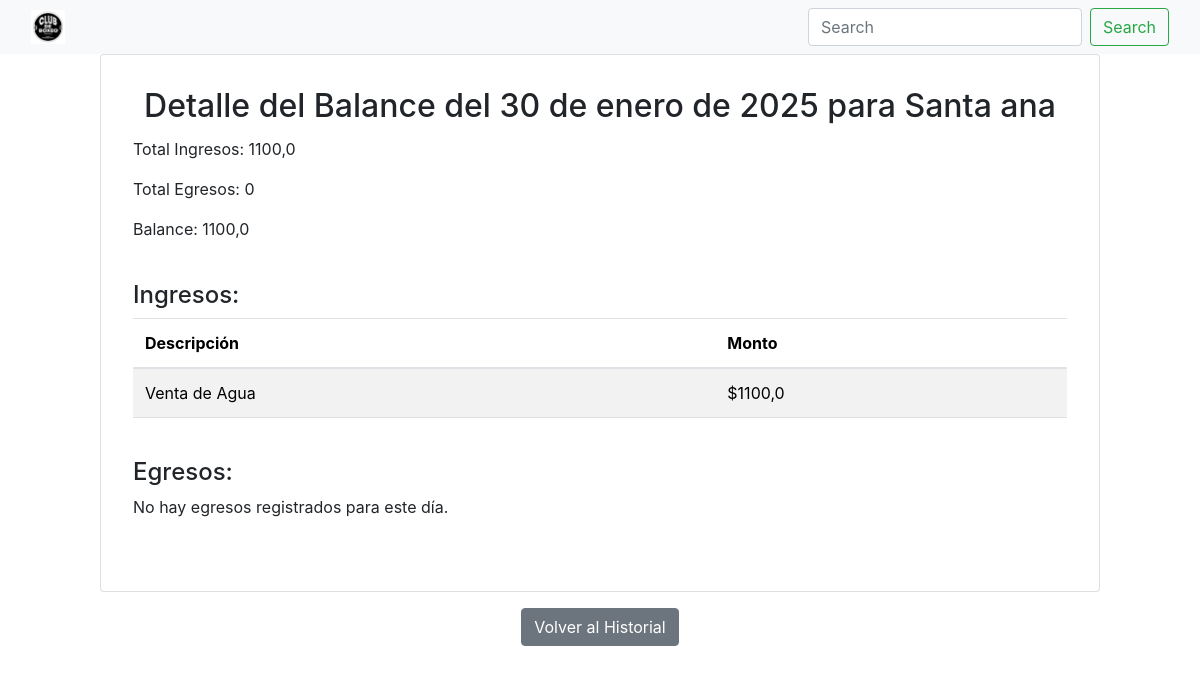
Page /detalle_balance/1/ on the earlier database version.
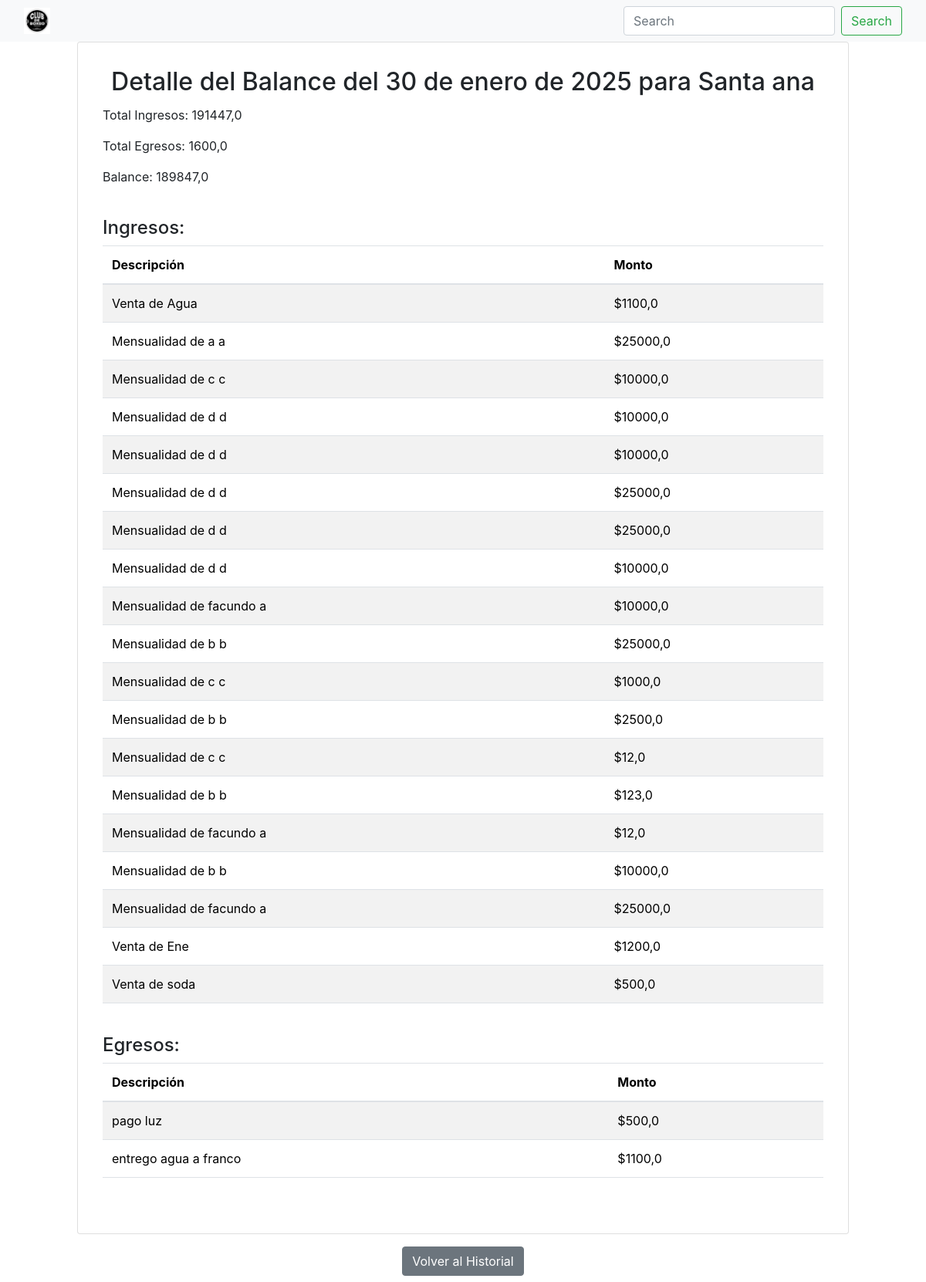
Same page on the later database version.
### gimnasio/models.py (models this page shows, shortened)
class BalanceDiario(models.Model):
    gimnasio = models.ForeignKey('Gimnasio', on_delete=models.CASCADE, related_name='balances')
    fecha = models.DateField(default=date.today)
    total_ingresos = models.FloatField(null=True, blank=True)
    total_egresos = models.FloatField(null=True, blank=True)
    balance = models.FloatField(null=True, blank=True)
    class Meta:
        db_table = 'Balance Diarios'
        verbose_name = 'Balance Diario'
        verbose_name_plural = 'Balance Diarios'

class ingresos(models.Model):
    descripcion = models.CharField(max_length=255)
    monto = models.FloatField(null=True, blank=True)
    tipo_ingreso = models.CharField(max_length=20)
    fecha = models.DateField()
    gimnasio = models.ForeignKey(Gimnasio, on_delete=models.CASCADE, related_name="ingresos",default=None)
    class Meta:
        db_table = 'ingresos'
        verbose_name = 'ingreso'
        verbose_name_plural = 'ingresos'

class Gimnasio(models.Model):
    direccion = models.CharField(max_length=255)
    class Meta:
        db_table = 'Gimnasios'
        verbose_name = 'Gimnasio'
        verbose_name_plural = 'Gimnasios'

class egreso(models.Model):
    descripcion = models.CharField(max_length=255)
    monto = models.FloatField(null=True, blank=True)
    tipo_ingreso = models.CharField(max_length=20)
    fecha = models.DateField()
    gimnasio = models.ForeignKey(Gimnasio, on_delete=models.CASCADE, related_name="egreso",default=None)
    class Meta:
        db_table = 'egresos'
        verbose_name = 'egreso'
        verbose_name_plural = 'egresos'

### gimnasio/views.py (the view)
# urls.py: path('detalle_balance/<int:balance_id>/', views.detalle_balance, name='detalle_balance'),
def detalle_balance(request, balance_id):
    balance = get_object_or_404(BalanceDiario, id=balance_id)
    ingresos_hoy = ingresos.objects.filter(gimnasio=balance.gimnasio, fecha=balance.fecha)
    egresos_hoy = egreso.objects.filter(gimnasio=balance.gimnasio, fecha=balance.fecha)
    context = {
        'balance': balance,
        'ingresos': ingresos_hoy,
        'egresos': egresos_hoy,
    }
    return render(request, 'detalle_balance.html', context)

### gimnasio/templates/detalle_balance.html (shortened to what this page needs)
{% extends "base.html" %}
{% load static %}
{% block content %}
<!DOCTYPE html>
<html lang="es">
<head>
    <link rel="stylesheet" href="https://stackpath.bootstrapcdn.com/bootstrap/4.5.2/css/bootstrap.min.css">
</head>
<body>
    <div class="center-container">
      <div class="card">
        <div class="card-body">
           <h2 class="card-title text-center">Detalle del Balance del {{ balance.fecha }} para {{ balance.gimnasio.direccion }}</h2>
           <div class="balance-section">
              <p>Total Ingresos: {{ balance.total_ingresos|default:"0" }}</p>
              <p>Total Egresos: {{ balance.total_egresos|default:"0" }}</p>
              <p>Balance: {{ balance.balance|default:"0" }}</p>
           </div>
           <div class="balance-section">
             <h4>Ingresos:</h4>
                {% if ingresos %}
                <div class="table-container">
                    <table class="table table-striped">
                        <thead>
                            <tr>
                                <th>Descripción</th>
                                <th>Monto</th>
                            </tr>
                        </thead>
                        <tbody>
                             {% for ingreso in ingresos %}
                            <tr>
                                <td>{{ ingreso.descripcion }}</td>
                                <td>${{ ingreso.monto }}</td>
                             </tr>
                              {% endfor %}
                        </tbody>
                    </table>
               </div>
                {% else %}
                <p>No hay ingresos registrados para este día.</p>
                 {% endif %}
            </div>
             <div class="balance-section">
                 <h4>Egresos:</h4>
                   {% if egresos %}
                   <div class="table-container">
                        <table class="table table-striped">
                            <thead>
                                <tr>
                                    <th>Descripción</th>
                                    <th>Monto</th>
                                </tr>
                            </thead>
                            <tbody>
                                {% for egreso in egresos %}
                                 <tr>
                                     <td>{{ egreso.descripcion }}</td>
                                     <td>${{ egreso.monto }}</td>
                                 </tr>
                              {% endfor %}
                             </tbody>
                        </table>
                   </div>
                    {% else %}
                       <p>No hay egresos registrados para este día.</p>
                    {% endif %}
             </div>
          </div>
      </div>
      <div class="button-container">
           <a href="{% url 'historial_balances' %}" class="btn btn-secondary">Volver al Historial</a>
       </div>
    </div>
</body>
</html>
{% endblock %}

Differences in the rows shown:
changed BalanceDiario "Santa ana": total_ingresos "1100,0" → "191447,0"; total_egresos "0" → "1600,0"; balance "1100,0" → "189847,0"
added ingresos: descripcion "Mensualidad de a a", monto "25000,0"
added ingresos: descripcion "Mensualidad de c c", monto "10000,0"
added ingresos: descripcion "Mensualidad de d d", monto "10000,0"
added ingresos: descripcion "Mensualidad de d d", monto "10000,0"
added ingresos: descripcion "Mensualidad de d d", monto "25000,0"
added ingresos: descripcion "Mensualidad de d d", monto "25000,0"
added ingresos: descripcion "Mensualidad de d d", monto "10000,0"
added ingresos: descripcion "Mensualidad de facundo a", monto "10000,0"
added ingresos: descripcion "Mensualidad de b b", monto "25000,0"
added ingresos: descripcion "Mensualidad de c c", monto "1000,0"
added ingresos: descripcion "Mensualidad de b b", monto "2500,0"
added ingresos: descripcion "Mensualidad de c c", monto "12,0"
added ingresos: descripcion "Mensualidad de b b", monto "123,0"
added ingresos: descripcion "Mensualidad de facundo a", monto "12,0"
added ingresos: descripcion "Mensualidad de b b", monto "10000,0"
added ingresos: descripcion "Mensualidad de facundo a", monto "25000,0"
added ingresos: descripcion "Venta de Ene", monto "1200,0"
added ingresos: descripcion "Venta de soda", monto "500,0"
added egreso: descripcion "pago luz", monto "500,0"
added egreso: descripcion "entrego agua a franco", monto "1100,0"
Other differences:
text no longer shown: "No hay egresos registrados para este día."
text now shown: "Descripción Monto"
